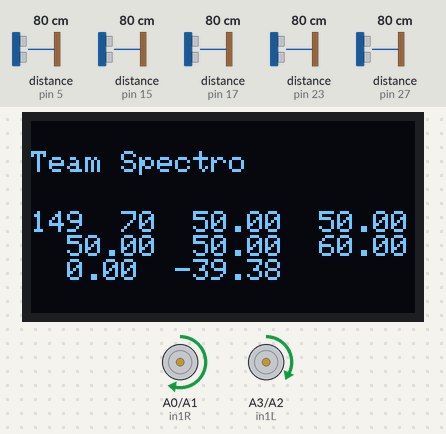
Bench run of a sketch on a simulated Arduino Mega 2560, built with avr-gcc and run on an emulated ATmega2560. Shown: 128×64 one-colour display, motor-driver pin pairs drawn as motors (green arrow = first pin HIGH = forward, orange = second pin HIGH = backward, longer = more drive, scaled by the enable pin). The inputs (shaded band) are chosen by the test bench; at power-on: distance to the obstacle (sensors on pin 5, pin 15, pin 17, pin 23, pin 27) 80 cm. The echo pulse lasts 58.3 µs per cm; what the sketch prints to the serial monitor is not drawn.

Above: at 1.2 s.
1.3 s: distance to the obstacle (sensor on pin 5) set to 55 cm
4.3 s: distance to the obstacle (sensor on pin 5) set to 46 cm
At 5.7 s:
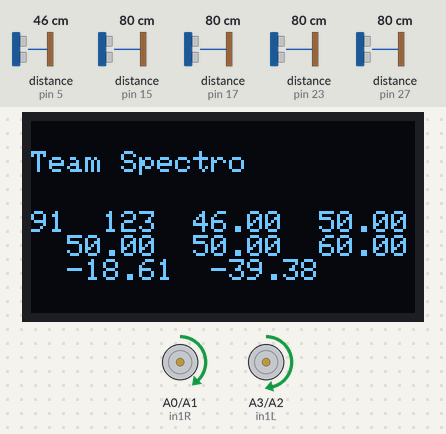
6.0 s: distance to the obstacle (sensor on pin 15) set to 2 cm
At 7.3 s:
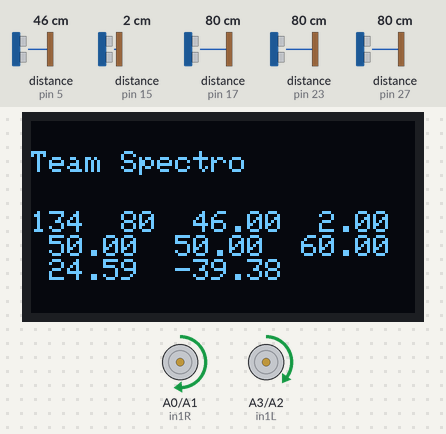
7.6 s: distance to the obstacle (sensor on pin 15) set to 60 cm
At 8.2 s:
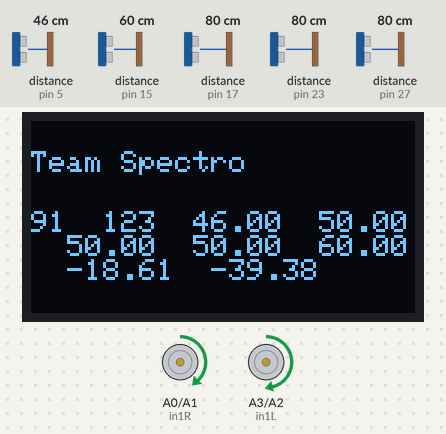
9.3 s: distance to the obstacle (sensor on pin 17) set to 50 cm
10.8 s: distance to the obstacle (sensor on pin 17) set to 42 cm
At 12.3 s:
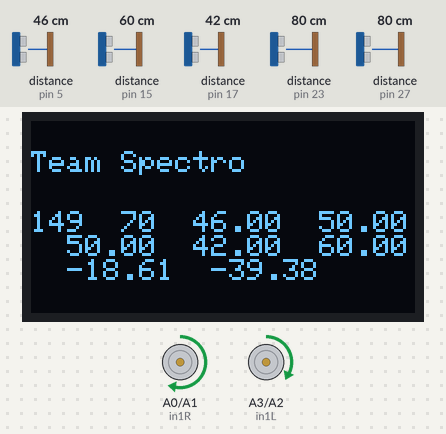
Timing chart, 0 to 13.3 s (numbered marks = the images above; inputs shaded):
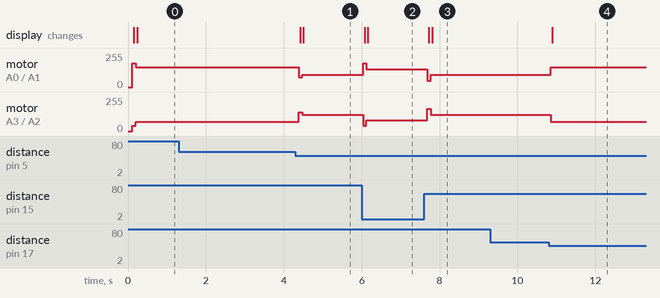

Measured:
- the behaviour switches between 50 and 49 cm on distance to the obstacle (sensor on pin 5) (found by bisection; images 0 and 1)
- the behaviour switches between 47 and 46 cm on distance to the obstacle (sensor on pin 17) (found by bisection; images 3 and 4)
- after the input at 1.3 s, every drawn part: stays the same
- after the input at 4.3 s, motor on A0 (in1R) / A1 (in2R): forward 149/255 → forward 72/255 after 0.08 s, → forward 91/255 0.09 s later; motor on A3 (in1L) / A2 (in2L): forward 70/255 → forward 142/255 after 0.08 s, → forward 123/255 0.09 s later; the display: first changes after 0.12 s (image 1 shows a later state)
- after the input at 6.0 s, motor on A0 (in1R) / A1 (in2R): forward 91/255 → forward 177/255 at once, → forward 134/255 0.08 s later; motor on A3 (in1L) / A2 (in2L): forward 123/255 → forward 40/255 at once, → forward 80/255 0.08 s later; the display: first changes after 0.07 s (image 2 shows a later state)
- after the input at 7.6 s, motor on A0 (in1R) / A1 (in2R): forward 134/255 → forward 48/255 after 0.09 s, → forward 91/255 0.09 s later; motor on A3 (in1L) / A2 (in2L): forward 80/255 → forward 166/255 after 0.09 s, → forward 123/255 0.09 s later; the display: first changes after 0.12 s (image 3 shows a later state)
- after the input at 9.3 s, every drawn part: stays the same
- after the input at 10.8 s, motor on A0 (in1R) / A1 (in2R): forward 91/255 → forward 149/255 after 0.05 s; motor on A3 (in1L) / A2 (in2L): forward 123/255 → forward 70/255 after 0.05 s; the display: changes after 0.09 s (image 4)

The sketch:

Wall_Following_Final.ino
```cpp
#include <HCSR04.h>


#define COLLISION_DISTANCE 55
#define MAX_SPEED 180
#define  REFERENCE_DISTANCE 30


#define MAX_SENSOR_VALUE 4000
#define MAX_OF_SENSOR 3000
#define DIST_PROPORTIONAL_CONST 0.034/2
#include <Wire.h>
#include <Adafruit_GFX.h>
#include <Adafruit_SSD1306.h>


#define SCREEN_WIDTH 128 // OLED display width,  in pixels
#define SCREEN_HEIGHT 64 // OLED display height, in pixels

// declare an SSD1306 display object connected to I2C
Adafruit_SSD1306 oled(SCREEN_WIDTH, SCREEN_HEIGHT, &Wire, -1);

float distance1,distance2,distance3,distance4,distance5,fronterrorD1,fronterrorD2,backerrorD1,backerrorD2,errorD1,errorD2,derivative1,derivative2,integral1=0.0,integral2=0.0,previousErrorD1=0.0,previousErrorD2=0.0,outputD1,outputD2,MIN_SPEED=40;
float Kp_d=0.9,Ki_d=0,Kd_d=0.9;
int speedL,speedR,basespeed=110;

//right motor pins
const int in1R = A0;
const int in2R = A1;
const int enR = 3;

//left motor pins
const int in1L = A3;
const int in2L = A2;
const int enL = 10;

//sensor
const int trigPin1 = 4;//distance1
const int echoPin1 = 5;
const int trigPin2 = 26;//distance2
const int echoPin2 = 27;
const int trigPin3 = 14;//distance3
const int echoPin3 = 15;
const int trigPin4 = 16;//distance4
const int echoPin4 = 17;
const int trigPin5 = 22;//distance5
const int echoPin5 = 23;


void wall_following(){
  HCSR04 hc_left_front(trigPin1, echoPin1);
  distance1=hc_left_front.dist();
  HCSR04 hc_left_back(trigPin3, echoPin3);
  distance3=hc_left_back.dist();
  HCSR04 hc_right_back(trigPin4, echoPin4);
  distance4=hc_right_back.dist();
  HCSR04 hc_right_front(trigPin2, echoPin2);
  distance2=hc_right_front.dist();
  HCSR04 front(trigPin5, echoPin5);
  distance5=front.dist();
 if  ((distance1==0)||(distance1>50))
  {
    distance1=50;
  }

  if  ((distance2==0)||(distance2>50))
  {
    distance2=50;
  }
   if  ((distance3==0)||(distance3>50))
  {
    distance3=50;
  }
   if  ((distance4==0)||(distance4>50))
  {
    distance4=50;
  }
  if  ((distance5==0)||(distance5>60))
  {
    distance5=60;
  }


if ((distance1+distance3)<(distance2+distance4)){

   if (distance1==50){
    errorD1=(REFERENCE_DISTANCE-(distance1*2));


    }
    else{
  fronterrorD1=(REFERENCE_DISTANCE-distance1*0.8);
      backerrorD1=(REFERENCE_DISTANCE-distance3);
      errorD1=((fronterrorD1+backerrorD1*10)/2);
    }

     derivative1=errorD1-previousErrorD1;
   integral1+=errorD1;

  previousErrorD1=errorD1;

  outputD1=(Kp_d*errorD1+Kd_d*derivative1+Ki_d*integral1)/5;

   speedL=basespeed+outputD1;
  speedR=(basespeed-5)-outputD1;


  }

 else{

  if (distance2==50){
    errorD2=(REFERENCE_DISTANCE-(distance2*2));


    }
    else{
  fronterrorD2=(REFERENCE_DISTANCE-distance2*0.8);
      backerrorD2=(REFERENCE_DISTANCE-distance4);
      errorD2=(fronterrorD2+backerrorD2*2)/2;

    }

   derivative2=errorD2-previousErrorD2;
   integral2+=errorD2;

  previousErrorD2=errorD2;

  outputD2=(Kp_d*errorD2+Kd_d*derivative2+Ki_d*integral2)/1.6;

   speedL=basespeed-outputD2;
  speedR=basespeed+outputD2;


  }


 // front_errorD=REFERENCE_DISTANCE-distance1;
 // back_errorD=REFERENCE_DISTANCE-distance3;
  //float error2=d_reference-d_left_back;
 // errorD=(1.5*front_errorD+1.5*back_errorD)/8;
//  Serial.println("Error = "+String(error));


 Serial.print("control_Error = "+String(outputD1));
  Serial.print(" ");
  Serial.print(distance1);
  Serial.print(" ");
  Serial.print(distance3);
  Serial.print(" ");
  Serial.print(distance2);
  Serial.print(" ");
  Serial.print(distance4);
  Serial.println();


  //int ctrl=round(control_signal);
  //int boundedctrl=constrain(ctrl,-10,10);


  if (speedL>=MAX_SPEED){
    speedL=MAX_SPEED;
  }
  if (speedL<=MIN_SPEED){
    speedL=MIN_SPEED;
  }
  if (speedR>=MAX_SPEED){
    speedR=MAX_SPEED;
  }
  if (speedR<=MIN_SPEED){
    speedR=MIN_SPEED;

    }
  analogWrite(enL,speedL);
  analogWrite(enR,speedR);
  digitalWrite(in1L, HIGH);
  digitalWrite(in2L, LOW);
  digitalWrite(in1R, HIGH);
  digitalWrite(in2R, LOW);
  }

/*
void reach_distance(){
  distance1 = sensor_output(trigPin1, echoPin1);
  distance2 = sensor_output(trigPin2, echoPin2);
  distance3 = sensor_output(trigPin3, echoPin3);
  distance4 = sensor_output(trigPin4, echoPin4);
  if ((distance1+distance3)<(distance2+distance4)){
    front_errorD = (REFERENCE_DISTANCE-distance1);
   back_errorD=(REFERENCE_DISTANCE-distance3);
    }
  else{
    front_errorD = (REFERENCE_DISTANCE-distance2);
  back_errorD=(REFERENCE_DISTANCE-distance3);

    }

  errorD=(back_errorD*1.5)/2;
  derivative = errorD - previousErrorD;
  integral += errorD;
  outputD = Kp_d*errorD + Ki_d*integral + Kd_d*derivative;
  previousErrorD = errorD;

  if ((distance1+distance3)<(distance2+distance4)){
    speedL = SPEED + (int)outputD;
    speedR = SPEED - (int)outputD;


    }
 else{
  speedL = SPEED - (int)outputD;
  speedR = SPEED + (int)outputD;


  }

  if (speedL>=MAX_SPEED){
    speedL=MAX_SPEED;
  }
  if (speedL<=MIN_SPEED){
    speedL=MIN_SPEED;
  }
  if (speedR>=MAX_SPEED){
    speedR=MAX_SPEED;
  }
  if (speedR<=MIN_SPEED){
    speedR=MIN_SPEED;

    }
  analogWrite(enL,speedL);
  analogWrite(enR,speedR);
  digitalWrite(in1L, HIGH);
  digitalWrite(in2L, LOW);
  digitalWrite(in1R, HIGH);
  digitalWrite(in2R, LOW);


  Serial.print("left speed: ");
  Serial.print(speedL);
  Serial.print("  ");
  Serial.print("right speed: ");
  Serial.println(speedR);


  }
  */

bool check_collision(){


if(distance5<=COLLISION_DISTANCE){
    return true;
  }else{
    return false;
  }
}


void setup() {
Serial.begin(9600);
// initialize OLED display with address 0x3C for 128x64
  if (!oled.begin(SSD1306_SWITCHCAPVCC, 0x3C)) {
    Serial.println(F("SSD1306 allocation failed"));
    while (true);
  }

pinMode(in1L,OUTPUT);
pinMode(in2L,OUTPUT);
pinMode(in1R,OUTPUT);
pinMode(in2R,OUTPUT);
pinMode(enL,OUTPUT);
pinMode(enR,OUTPUT);

pinMode(trigPin1,OUTPUT);
pinMode(echoPin1,INPUT);
pinMode(trigPin2,OUTPUT);
pinMode(echoPin2,INPUT);
pinMode(trigPin3,OUTPUT);
pinMode(echoPin3,INPUT);
pinMode(trigPin4,OUTPUT);
pinMode(echoPin4,INPUT);
pinMode(trigPin5,OUTPUT);
pinMode(echoPin5,INPUT);

// Turn off motors - Initial state
  digitalWrite(in1L, LOW);
  digitalWrite(in2L, LOW);
  digitalWrite(in1R, LOW);
  digitalWrite(in2R, LOW);


oled.clearDisplay(); // clear display

  oled.setTextSize(1);          // text size
  oled.setTextColor(WHITE);     // text color
  oled.setCursor(0, 10);        // position to display
  oled.println("TEAM SPECTRO"); // text to display
  oled.display();               // show on OLED

}

void loop() {

/*
distance1 = sensor_output(trigPin1, echoPin1);
distance2 = sensor_output(trigPin2, echoPin2);
distance3 = sensor_output(trigPin3, echoPin3);
distance4 = sensor_output(trigPin4, echoPin4);
distance5 = sensor_output(trigPin5, echoPin5);

Serial.print(distance1);
Serial.print("  ");
Serial.print(distance2);
Serial.print("  ");
Serial.print(distance3);
Serial.print("  ");
Serial.print(distance4);
Serial.print("  ");
Serial.print(distance5);
Serial.println();
8*/
HCSR04 hc_left_front(trigPin1, echoPin1);
  distance1=hc_left_front.dist();
  HCSR04 hc_left_back(trigPin3, echoPin3);
  distance3=hc_left_back.dist();
  HCSR04 hc_right_back(trigPin4, echoPin4);
  distance4=hc_right_back.dist();
  HCSR04 hc_right_front(trigPin2, echoPin2);
  distance2=hc_right_front.dist();
  HCSR04 front(trigPin5, echoPin5);
  distance5=front.dist();
 if  ((distance1==0)||(distance1>50))
  {
    distance1=50;
  }

  if  ((distance2==0)||(distance2>50))
  {
    distance2=50;
  }
   if  ((distance3==0)||(distance3>50))
  {
    distance3=50;
  }
   if  ((distance4==0)||(distance4>50))
  {
    distance4=50;
  }
  if  ((distance5==0)||(distance5>60))
  {
    distance5=60;
  }


if (check_collision()){

if ((distance1+distance3)==(distance2+distance4)){
  speedL=100;
  speedR=100;

  }
 else if (distance5<35){
    speedL=80;
    speedR=80;
    if((distance1+distance3)<(distance2+distance4)){
      speedL=140;
      speedR=80;


      }
      if ((distance1+distance3)>(distance2+distance4)){
        speedL=80;
        speedR=140;
        }
     if ((distance1+distance3)==(distance2+distance4)){
       if (distance3>100){
    distance3=100;
    }
    if (distance4>100){
    distance4=100;

    }
   if((distance1+distance3)<(distance2+distance4)){
      speedL=140;
      speedR=80;


      }
      if ((distance1+distance3)>(distance2+distance4)){
        speedL=80;
        speedR=140;
        }


      }

  }

 else if ((distance1+distance3)<(distance2+distance4)){
    speedL=basespeed+30;
    speedR=basespeed-60;


    }
    else if  ((distance1+distance3)>(distance2+distance4)){
      speedL=basespeed-60;
    speedR=basespeed+30;

      }
       analogWrite(enL,speedL);
  analogWrite(enR,speedR);
  digitalWrite(in1L, HIGH);
  digitalWrite(in2L, LOW);
  digitalWrite(in1R, HIGH);
  digitalWrite(in2R, LOW);


  }

else{

 // SPEED=130;
 // MIN_SPEED=80;
 basespeed=110;
  wall_following();
  }


oled.clearDisplay();
  oled.setTextSize(1);
  oled.setTextColor(WHITE);
  oled.setCursor(0, 10);
  oled.println("Team Spectro");
  oled.setCursor(0, 30);
  oled.print(speedL);
  oled.print("  ");
  oled.print(speedR);
   oled.print("  ");
  oled.print(distance1);
   oled.print("  ");
  oled.print(distance3);
  oled.print("  ");
  oled.print(distance2);
  oled.print("  ");
  oled.print(distance4);
  oled.print("  ");
   oled.print(distance5);
  oled.print("  ");
  oled.print(outputD1);
  oled.print("  ");
  oled.print(outputD2);


  oled.display();


/*if(SPEED > 100){
  SPEED = 100;
}
if(SPEED < 50){
  SPEED = 50;
} */


}
```
